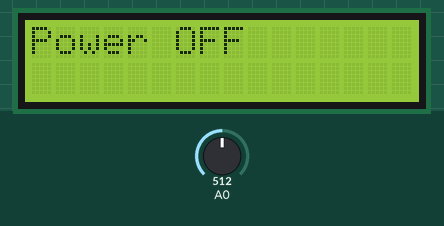
A sketch run on a simulated ESP8266 (NodeMCU). On the bench: 16×2 character LCD. The inputs (shaded band) are chosen by the test bench; at power-on: A0 = 512. WiFi joins after 1.5 s; servers stay silent unless stated; what the sketch prints to the serial monitor is not drawn.

Above: at 6.6 s.
6.7 s: A0 set to 552
At 8.7 s:
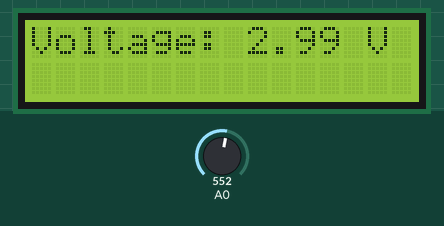
9.6 s: A0 set to 716
At 11.3 s:
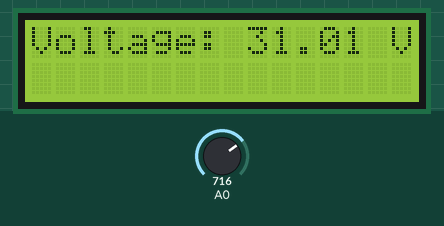
11.6 s: A0 set to 900
At 13.0 s:
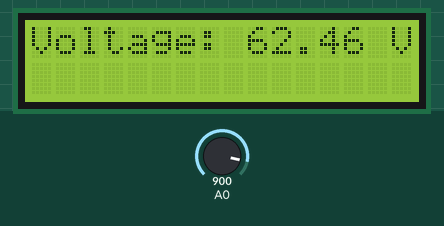
13.6 s: A0 set to 511
At 15.5 s:
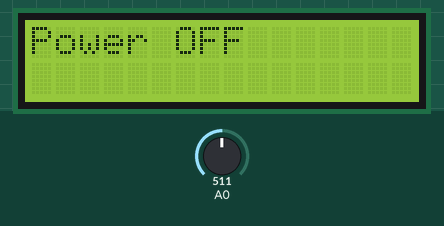
Timing chart, 0 to 16.5 s (numbered marks = the images above; inputs shaded):
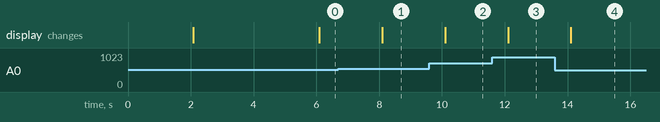

The sketch:

voltage-monitor-with-esp8266-blynk-iot.ino
```cpp
#define BLYNK_TEMPLATE_ID "TMPL3M4dEmGdb"
#define BLYNK_TEMPLATE_NAME "Voltage Measurement"
#define BLYNK_AUTH_TOKEN "4kKknYffAu88domL0W6HlrJ8H-b4tDtstYTjK9"

#include <ESP8266WiFi.h>
#include <BlynkSimpleEsp8266.h>
#include <LiquidCrystal_I2C.h>

// LCD configuration
LiquidCrystal_I2C lcd(0x27, 16, 2);

// Calibration factor and offset
const float vCalibration = 175.0;
const float offsetVoltage = 0.522; // Observed baseline voltage when power is OFF

// Variables
int analogValue = 0;
float voltage = 0.0;

// Wi-Fi credentials

const char* ssid = "WiFi Username"; // Your WiFi network SSID
const char* pass = "WiFi Password"; // Your WiFi network password

// Blynk authentication
char auth[] = BLYNK_AUTH_TOKEN;

// Blynk timer
BlynkTimer timer;

// Function to send voltage to Blynk
void sendVoltageToBlynk(float actualVoltage) {
  Blynk.virtualWrite(V1, actualVoltage); // Send voltage to virtual pin V1
  Serial.print("Sent to Blynk: ");
  Serial.println(actualVoltage);
}

// Function to get a stable voltage reading
float getStableVoltage() {
  const int sampleCount = 10; // Number of samples for averaging
  float totalVoltage = 0.0;

  // Take multiple readings
  for (int i = 0; i < sampleCount; i++) {
    analogValue = analogRead(A0);
    voltage = (analogValue / 1024.0) * 1.0; // Convert to 0-1V range
    totalVoltage += voltage;
    delay(20); // Short delay between samples
  }

  // Calculate average voltage
  return totalVoltage / sampleCount;
}

void setup()
{
  Serial.begin(115200);

  // Initialize LCD
  lcd.init();
  lcd.backlight();
  lcd.setCursor(0, 0);
  lcd.print("Voltage Sensor");
  delay(2000);
  lcd.clear();

  // Connect to Wi-Fi
  WiFi.begin(ssid, pass);
  Serial.print("Connecting to Wi-Fi");
  while (WiFi.status() != WL_CONNECTED) {
    delay(500);
    Serial.print(".");
  }
  Serial.println("\nWi-Fi connected!");

  // Connect to Blynk
  Blynk.begin(auth, ssid, pass);
  Serial.println("Connected to Blynk!");

  // Set up a timer to send voltage data to Blynk every 2 seconds
  timer.setInterval(2000L, []() {
    float stableVoltage = getStableVoltage();
    float actualVoltage = (stableVoltage - offsetVoltage) * vCalibration;
    if (actualVoltage < 1) actualVoltage = 0;

    sendVoltageToBlynk(actualVoltage);

    // Update LCD
    lcd.clear();
    if (actualVoltage > 0) {
      lcd.setCursor(0, 0);
      lcd.print("Voltage: ");
      lcd.print(actualVoltage, 2);
      lcd.print(" V");
    } else
     if(actualVoltage < 1)
    {
      lcd.setCursor(0, 0);
      lcd.print("Power OFF");
    }
  });
}

void loop() {
  Blynk.run();
  timer.run();
}
```

Measured:
- the behaviour switches between 540 and 541 on A0 (found by bisection; images 0 and 1)
- after the input at 6.7 s, the display: changes after 1.4 s (image 1)
- after the input at 9.6 s, the display: changes after 0.50 s (image 2)
- after the input at 11.6 s, the display: changes after 0.51 s (image 3)
- after the input at 13.6 s, the display: changes after 0.50 s (image 4)
